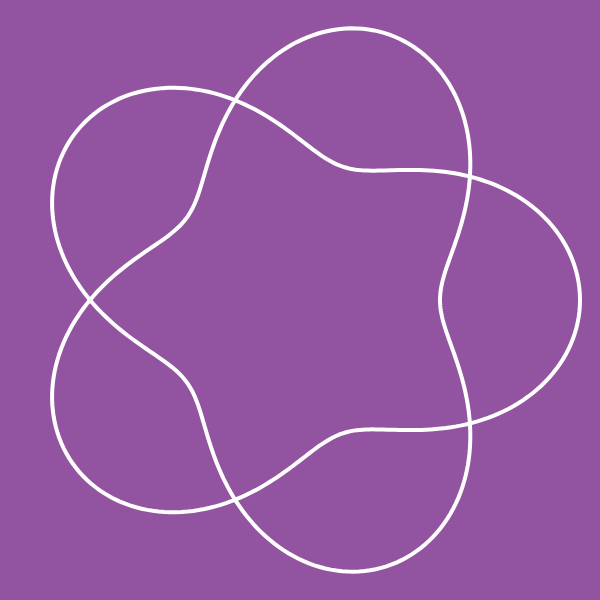
Frame 1 (no input)
Frame 2 (the mouse pressed at the canvas centre, redrawn once): identical to frame 1, image omitted

The p5.js sketch that drew this single still picture (run headless with seeded random() and noise() and a simulated clock; the mouse was pressed at the canvas centre and the sketch redrawn once):

// p5.js sketch
// ── sketch.js
// Daniel Shiffman
// Mathematical Roses
// Video: https://youtu.be/f5QBExMNB1I
// Based on: https://en.wikipedia.org/wiki/Rose_(mathematics)
// https://thecodingtrain.com/CodingChallenges/055-roses.html

let d = 2;
let n = 5;
let c = 53;
let sliderD;
let sliderN;
let sliderC;

function setup() {
  createCanvas(600, 600);
  sliderD = createSlider(1, 20, 2, 1); //9 
  sliderN = createSlider(1, 20, 5, 1); //8
  sliderC = createSlider(1, 5, 3, 1); // 3
  sliderD.input(draw);
  sliderN.input(draw);
  sliderC.input(draw);
}

function draw() {
  d = sliderD.value();
  n = sliderN.value();
  c = sliderC.value();
  let k = n / d;
  background('#9253A1');
  push();
  translate(width / 2, height / 2);

  beginShape();
  stroke(255);
  strokeWeight(4);
  noFill();
  for (var a = 0; a < TWO_PI * reduceDenominator(n, d); a += 0.02) {
    let r = 70 * (c + cos(k * a));
    let x = r * cos(a);
    let y = r * sin(a);
    vertex(x, y);
  }
  endShape(CLOSE);
  pop();
  noLoop();
}

function reduceDenominator(numerator, denominator) {
    function rec(a, b) {
        return b ? rec(b, a % b) : a;
    }
    return denominator / rec(numerator, denominator);
}
// ── style.css
html, body {
    margin: 0;
    padding: 0;
    background-color: #898989;
  }
  canvas {
    display: block;
  }
  
